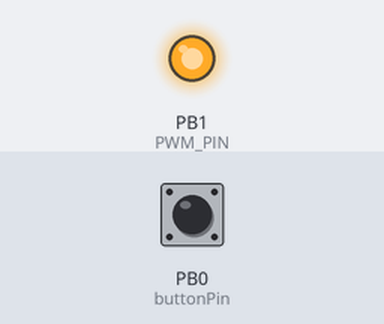
A sketch run on a simulated ATtiny85, built with avr-gcc and run on an emulated ATtiny85. Shown: output pins drawn as LEDs (lit = HIGH). The inputs (shaded band) are chosen by the test bench; at power-on: PB0 (buttonPin) HIGH.

Above: at 3.2 s.
3.3 s: PB0 (buttonPin) pulled LOW for 1 s
At 4.9 s:
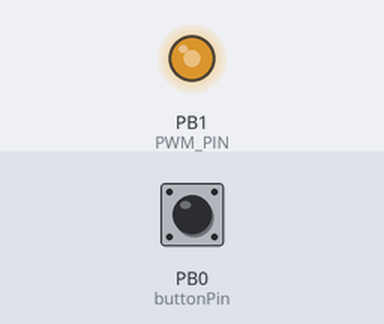
6.3 s: PB0 (buttonPin) pulled LOW for 3.2 s
At 7.6 s:
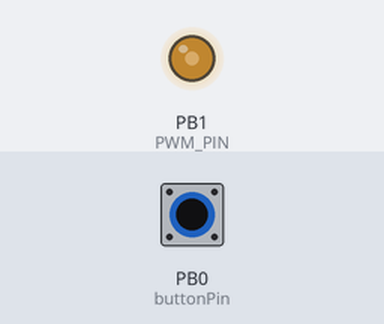
11.0 s: PB0 (buttonPin) pulled LOW for 0.15 s
At 12.1 s:
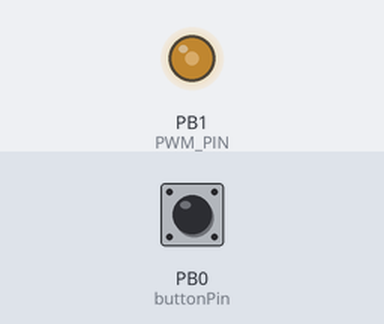
Timing chart, 0 to 14.0 s (numbered marks = the images above; inputs shaded):
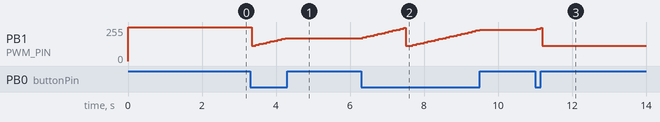

Measured:
- after the input at 3.3 s, PB1 (PWM_PIN): 255/255 → 115/255 after 0.05 s, → 121/255 0.10 s later, → 128/255 0.10 s later, → 134/255 0.10 s later, … (10 changes in this stretch)
- after the input at 6.3 s, PB1 (PWM_PIN): 172/255 → 179/255 after 0.05 s, → 185/255 0.10 s later, → 191/255 0.10 s later, → 198/255 0.10 s later, … (32 changes in this stretch)
- after the input at 11.0 s, PB1 (PWM_PIN): 236/255 → 242/255 after 0.05 s, → 115/255 0.10 s later

The sketch:

Attiny85-25khz-PWM-Fancontrol.ino
```cpp
// (licence header left out)
  // normal delay() won't work anymore because we are changing Timer1 behavior
  // Adds delay_ms and delay_us functions
#include <util/delay.h>    // Adds delay_ms and delay_us functions
 // Clock at 8mHz
#define F_CPU 8000000         // This is used by delay.h library
const int buttonPin = 0;
const int PWM_PIN = 1;        // Only works with Pin 1(PB1)
const int LOWER_BOUND = 72;   // 45% mimimum (45 * (160 / 100))
int buttonState = 0;
int pwmValue = LOWER_BOUND;

void setup() {
  pinMode(buttonPin, INPUT_PULLUP);
  pinMode(PWM_PIN, OUTPUT);
  // Phase Correct PWM Mode, no Prescaler
  // PWM on Pin 1(PB1)
  // 8Mhz / 160 / 2 = 25Khz
  TCCR0A = _BV(COM0B1) | _BV(WGM00);
  TCCR0B = _BV(WGM02) | _BV(CS00);
  // Set MAX
  OCR0A = 160;  // TOP - DO NOT CHANGE, SETS PWM PULSE RATE
  // Run fan at 100% speed for at least 2 seconds to ensure it starts.
  // Intel spec says run at 30% speed max on startup but this
  // is easier. You can change the initial value of 0CR0B if
  // you want it to be "correct".
  OCR0B = 160;    // duty cycle for Pin 1(PB1)
  _delay_ms(2000); // wait 2 sec.
}

void loop() {
  buttonState = digitalRead(buttonPin);
  //if button pressed and pwmValue < than max, increase pwm by 4 steps
  if (buttonState == LOW) {
    if (pwmValue < 160) {
      _delay_ms(50);
      OCR0B = pwmValue;
      _delay_ms(50);
      pwmValue += 4;
    }
   }
  if (buttonState == HIGH) {
    _delay_ms(50);      // if button released / not pressed - wait 50mS for debounce and then check again
  }
  //if pwmValue is max (160 or more), reset to lowest speed
  if( pwmValue >= 160){
    pwmValue = LOWER_BOUND;
    OCR0B = pwmValue;
    _delay_ms(50);
  }
}
```
